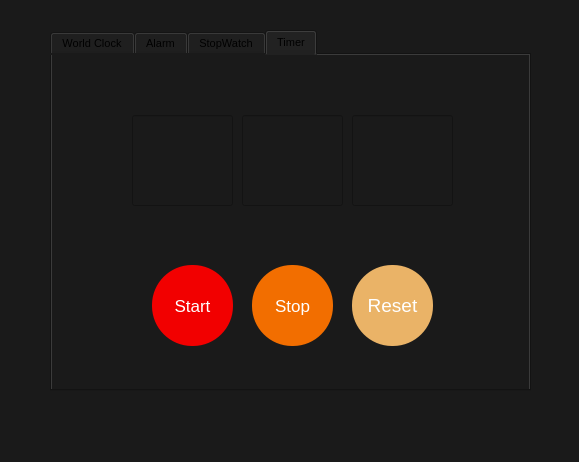
<?xml version="1.0" encoding="UTF-8"?>
<ui version="4.0">
 <class>MainWindow</class>
 <widget class="QMainWindow" name="MainWindow">
  <property name="geometry">
   <rect>
    <x>0</x>
    <y>0</y>
    <width>579</width>
    <height>462</height>
   </rect>
  </property>
  <property name="windowTitle">
   <string>MainWindow</string>
  </property>
  <property name="styleSheet">
   <string notr="true">background-color: rgb(26, 26, 26);</string>
  </property>
  <widget class="QWidget" name="centralwidget">
   <widget class="QTabWidget" name="tabWidget">
    <property name="geometry">
     <rect>
      <x>50</x>
      <y>30</y>
      <width>481</width>
      <height>361</height>
     </rect>
    </property>
    <property name="font">
     <font>
      <pointsize>8</pointsize>
     </font>
    </property>
    <property name="tabShape">
     <enum>QTabWidget::Rounded</enum>
    </property>
    <property name="currentIndex">
     <number>3</number>
    </property>
    <property name="movable">
     <bool>false</bool>
    </property>
    <property name="tabBarAutoHide">
     <bool>false</bool>
    </property>
    <widget class="QWidget" name="tab_2">
     <attribute name="title">
      <string>World Clock</string>
     </attribute>
     <widget class="QPushButton" name="pushButton">
      <property name="geometry">
       <rect>
        <x>110</x>
        <y>200</y>
        <width>93</width>
        <height>28</height>
       </rect>
      </property>
      <property name="text">
       <string>PushButton</string>
      </property>
     </widget>
     <widget class="QPushButton" name="pushButton_2">
      <property name="geometry">
       <rect>
        <x>290</x>
        <y>200</y>
        <width>93</width>
        <height>28</height>
       </rect>
      </property>
      <property name="text">
       <string>PushButton</string>
      </property>
     </widget>
     <widget class="QLabel" name="label">
      <property name="geometry">
       <rect>
        <x>220</x>
        <y>50</y>
        <width>211</width>
        <height>61</height>
       </rect>
      </property>
      <property name="text">
       <string/>
      </property>
     </widget>
    </widget>
    <widget class="QWidget" name="tab">
     <attribute name="title">
      <string>Alarm</string>
     </attribute>
    </widget>
    <widget class="QWidget" name="tab_3">
     <attribute name="title">
      <string>StopWatch</string>
     </attribute>
     <widget class="QLabel" name="label_stopwatch">
      <property name="geometry">
       <rect>
        <x>100</x>
        <y>20</y>
        <width>281</width>
        <height>161</height>
       </rect>
      </property>
      <property name="font">
       <font>
        <family>Seven Segment</family>
        <pointsize>70</pointsize>
        <weight>50</weight>
        <bold>false</bold>
       </font>
      </property>
      <property name="styleSheet">
       <string notr="true">color: rgb(0, 250, 30);</string>
      </property>
      <property name="text">
       <string>0:0:0</string>
      </property>
      <property name="alignment">
       <set>Qt::AlignCenter</set>
      </property>
     </widget>
     <widget class="QPushButton" name="btn_start_stopwatch">
      <property name="geometry">
       <rect>
        <x>100</x>
        <y>210</y>
        <width>81</width>
        <height>81</height>
       </rect>
      </property>
      <property name="font">
       <font>
        <pointsize>14</pointsize>
       </font>
      </property>
      <property name="styleSheet">
       <string notr="true">color: rgb(255, 255, 255);
background-color: rgb(37, 200, 100);
border-radius: 40px ;</string>
      </property>
      <property name="text">
       <string>Start</string>
      </property>
     </widget>
     <widget class="QPushButton" name="btn_stop_stopwatch">
      <property name="geometry">
       <rect>
        <x>200</x>
        <y>210</y>
        <width>81</width>
        <height>81</height>
       </rect>
      </property>
      <property name="font">
       <font>
        <pointsize>14</pointsize>
        <weight>50</weight>
        <bold>false</bold>
       </font>
      </property>
      <property name="styleSheet">
       <string notr="true">color: rgb(255, 255, 255);
border-radius: 40px ;
background-color: rgb(135, 120, 135);</string>
      </property>
      <property name="text">
       <string>Stop</string>
      </property>
     </widget>
     <widget class="QPushButton" name="btn_reset_stopwatch">
      <property name="geometry">
       <rect>
        <x>300</x>
        <y>210</y>
        <width>81</width>
        <height>81</height>
       </rect>
      </property>
      <property name="font">
       <font>
        <pointsize>14</pointsize>
        <weight>50</weight>
        <bold>false</bold>
       </font>
      </property>
      <property name="styleSheet">
       <string notr="true">color: rgb(255, 255, 255);
border-radius: 40px ;
background-color: rgb(0, 118, 102);</string>
      </property>
      <property name="text">
       <string>Reset</string>
      </property>
     </widget>
    </widget>
    <widget class="QWidget" name="tab_4">
     <attribute name="title">
      <string>Timer</string>
     </attribute>
     <widget class="QLineEdit" name="textbox_hour_timer">
      <property name="geometry">
       <rect>
        <x>80</x>
        <y>60</y>
        <width>101</width>
        <height>91</height>
       </rect>
      </property>
      <property name="font">
       <font>
        <family>Seven Segment</family>
        <pointsize>50</pointsize>
       </font>
      </property>
      <property name="styleSheet">
       <string notr="true">color: rgb(242, 98, 0);</string>
      </property>
      <property name="text">
       <string/>
      </property>
      <property name="alignment">
       <set>Qt::AlignCenter</set>
      </property>
     </widget>
     <widget class="QLineEdit" name="textbox_minute_timer">
      <property name="geometry">
       <rect>
        <x>190</x>
        <y>60</y>
        <width>101</width>
        <height>91</height>
       </rect>
      </property>
      <property name="font">
       <font>
        <family>Seven Segment</family>
        <pointsize>50</pointsize>
       </font>
      </property>
      <property name="styleSheet">
       <string notr="true">color: rgb(242, 98, 0);</string>
      </property>
      <property name="text">
       <string/>
      </property>
      <property name="alignment">
       <set>Qt::AlignCenter</set>
      </property>
     </widget>
     <widget class="QLineEdit" name="textbox_second_timer">
      <property name="geometry">
       <rect>
        <x>300</x>
        <y>60</y>
        <width>101</width>
        <height>91</height>
       </rect>
      </property>
      <property name="font">
       <font>
        <family>Seven Segment</family>
        <pointsize>50</pointsize>
       </font>
      </property>
      <property name="styleSheet">
       <string notr="true">color: rgb(242, 98, 0);</string>
      </property>
      <property name="text">
       <string/>
      </property>
      <property name="alignment">
       <set>Qt::AlignCenter</set>
      </property>
     </widget>
     <widget class="QPushButton" name="btn_start_timer">
      <property name="geometry">
       <rect>
        <x>100</x>
        <y>210</y>
        <width>81</width>
        <height>81</height>
       </rect>
      </property>
      <property name="font">
       <font>
        <pointsize>13</pointsize>
       </font>
      </property>
      <property name="styleSheet">
       <string notr="true">color: rgb(255, 255, 255);
border-radius: 40px ;
background-color: rgb(242, 0, 0);</string>
      </property>
      <property name="text">
       <string>Start</string>
      </property>
     </widget>
     <widget class="QPushButton" name="btn_stop_timer">
      <property name="geometry">
       <rect>
        <x>200</x>
        <y>210</y>
        <width>81</width>
        <height>81</height>
       </rect>
      </property>
      <property name="font">
       <font>
        <pointsize>13</pointsize>
        <weight>50</weight>
        <bold>false</bold>
       </font>
      </property>
      <property name="styleSheet">
       <string notr="true">color: rgb(255, 255, 255);
border-radius: 40px ;
background-color: rgb(242, 110, 0);</string>
      </property>
      <property name="text">
       <string>Stop</string>
      </property>
     </widget>
     <widget class="QPushButton" name="btn_reset_timer">
      <property name="geometry">
       <rect>
        <x>300</x>
        <y>210</y>
        <width>81</width>
        <height>81</height>
       </rect>
      </property>
      <property name="font">
       <font>
        <pointsize>14</pointsize>
        <weight>50</weight>
        <bold>false</bold>
       </font>
      </property>
      <property name="styleSheet">
       <string notr="true">color: rgb(255, 255, 255);
border-radius: 40px ;
background-color: rgb(234, 179, 103);</string>
      </property>
      <property name="text">
       <string>Reset</string>
      </property>
     </widget>
    </widget>
   </widget>
  </widget>
  <widget class="QMenuBar" name="menubar">
   <property name="geometry">
    <rect>
     <x>0</x>
     <y>0</y>
     <width>579</width>
     <height>26</height>
    </rect>
   </property>
  </widget>
  <widget class="QStatusBar" name="statusbar"/>
 </widget>
 <resources/>
 <connections/>
</ui>
